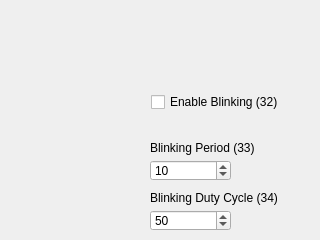
   <widget class="QWidget" name="tab_5">
    <attribute name="title">
     <string>Blink</string>
    </attribute>
    <widget class="QCheckBox" name="checkBlink">
     <property name="geometry">
      <rect>
       <x>151</x>
       <y>92</y>
       <width>141</width>
       <height>20</height>
      </rect>
     </property>
     <property name="text">
      <string>Enable Blinking (32)</string>
     </property>
    </widget>
    <widget class="QSpinBox" name="spinBlink1">
     <property name="geometry">
      <rect>
       <x>150</x>
       <y>160</y>
       <width>81</width>
       <height>21</height>
      </rect>
     </property>
     <property name="minimum">
      <number>2</number>
     </property>
     <property name="maximum">
      <number>100</number>
     </property>
     <property name="value">
      <number>10</number>
     </property>
    </widget>
    <widget class="QSpinBox" name="spinBlink2">
     <property name="geometry">
      <rect>
       <x>150</x>
       <y>210</y>
       <width>81</width>
       <height>21</height>
      </rect>
     </property>
     <property name="value">
      <number>50</number>
     </property>
    </widget>
    <widget class="QLabel" name="label_18">
     <property name="geometry">
      <rect>
       <x>150</x>
       <y>140</y>
       <width>131</width>
       <height>16</height>
      </rect>
     </property>
     <property name="text">
      <string>Blinking Period (33)</string>
     </property>
    </widget>
    <widget class="QLabel" name="label_19">
     <property name="geometry">
      <rect>
       <x>150</x>
       <y>190</y>
       <width>161</width>
       <height>16</height>
      </rect>
     </property>
     <property name="text">
      <string>Blinking Duty Cycle (34)</string>
     </property>
    </widget>
   </widget>
